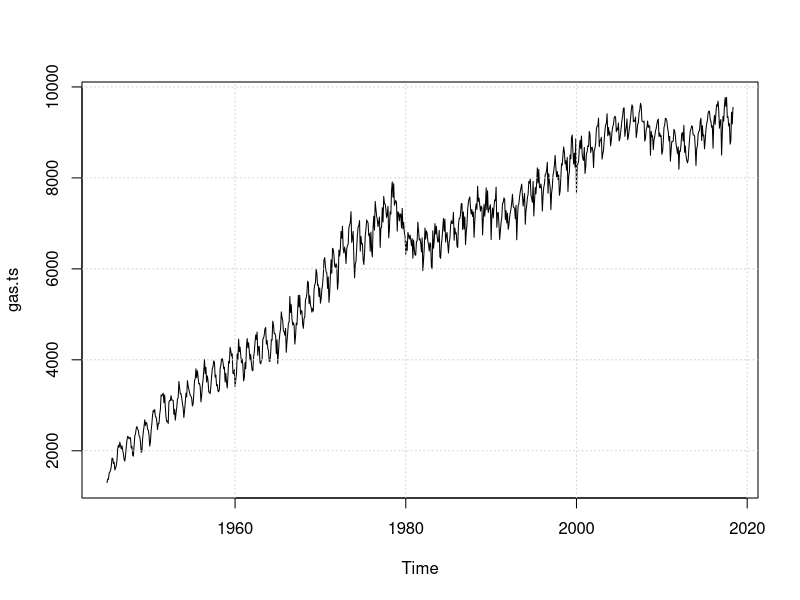

This figure's R source:
# US product supplied of finished motor gasoline
# Source U.S. Energy Information Administration
library(forecast)
gas.data <- read.csv("gasoline.csv")
gas.ts <- ts(gas.data$gasoline,start=c(1945,1),freq=12)
plot(gas.ts)
grid()
